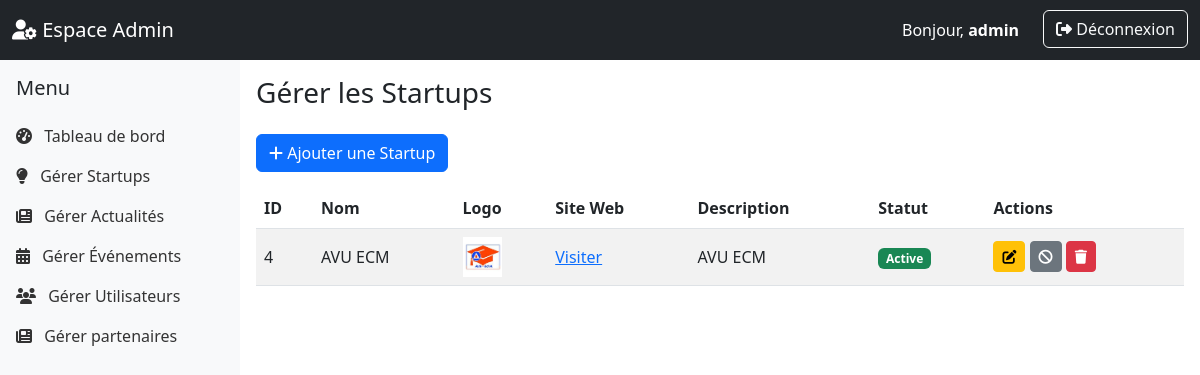
Screenshot of /admin/manage_startups.php (signed in) with the database file from the repository.
### tables this page shows
CREATE TABLE `startups` (
  `id` int NOT NULL,
  `name` varchar(100) NOT NULL,
  `description` text,
  `logo` varchar(255) DEFAULT NULL,
  `website` varchar(255) DEFAULT NULL,
  `status` enum('active','suspended') DEFAULT 'active',
  `created_at` datetime DEFAULT CURRENT_TIMESTAMP
);

### admin/manage_startups.php (the view, shortened to what this page needs)
<?php
require_once __DIR__ . '/config/database.php';
$sql = "SELECT * FROM startups ORDER BY id DESC";
$stmt = $pdo->query($sql);
$startups = $stmt->fetchAll(PDO::FETCH_ASSOC);
?>
<!DOCTYPE html>
<html lang="fr">
<head>
    <link rel="stylesheet" href="https://cdn.jsdelivr.net/npm/bootstrap@5.3.0/dist/css/bootstrap.min.css">
    <link rel="stylesheet" href="https://cdnjs.cloudflare.com/ajax/libs/font-awesome/6.4.2/css/all.min.css">
</head>
<body>
    <?php include 'components/navbar.php'; ?>
    <?php include 'components/sidebar.php'; ?>
    <div id="main-content">
        <h1 class="h3 mb-4">Gérer les Startups</h1>
        <button class="btn btn-primary mb-3" data-bs-toggle="modal" data-bs-target="#addStartupModal">
            <i class="fas fa-plus"></i> Ajouter une Startup
        </button>
        <div class="table-responsive">
            <table class="table table-striped align-middle">
                <thead>
                    <tr>
                        <th>ID</th>
                        <th>Nom</th>
                        <th>Logo</th>
                        <th>Site Web</th>
                        <th>Description</th>
                        <th>Statut</th>
                        <th>Actions</th>
                    </tr>
                </thead>
                <tbody>
                    <?php if (!empty($startups)): ?>
                        <?php foreach ($startups as $startup): ?>
                            <tr>
                                <td><?php echo $startup['id']; ?></td>
                                <td><?php echo htmlspecialchars($startup['name']); ?></td>
                                <td>
                                    <?php if (!empty($startup['logo'])): ?>
                                        <img src="./uploads/startups/<?php echo htmlspecialchars($startup['logo']); ?>" alt="Logo"
                                            style="max-height: 40px;">
                                    <?php else: ?>
                                        —
                                    <?php endif; ?>
                                </td>
                                <td>
                                    <?php if (!empty($startup['website'])): ?>
                                        <a href="<?php echo htmlspecialchars($startup['website']); ?>" target="_blank"
                                            rel="noopener noreferrer">Visiter</a>
                                    <?php else: ?>
                                        —
                                    <?php endif; ?>
                                </td>
                                <td><?php echo nl2br(htmlspecialchars($startup['description'])); ?></td>
                                <td>
                                    <?php if ($startup['status'] === 'suspended'): ?>
                                        <span class="badge bg-secondary">Suspendue</span>
                                    <?php else: ?>
                                        <span class="badge bg-success">Active</span>
                                    <?php endif; ?>
                                </td>
                                <td>
                                    <a href="#" class="btn btn-sm btn-warning"
                                        onclick="alert('Fonctionnalité Modifier à implémenter'); return false;">
                                        <i class="fa fa-edit"></i>
                                    </a>
                                    <?php if ($startup['status'] !== 'suspended'): ?>
                                        <a href="manage_startups.php?suspend=<?php echo $startup['id']; ?>"
                                            class="btn btn-sm btn-secondary"
                                            onclick="return confirm('Voulez-vous vraiment suspendre cette startup ?');">
                                            <i class="fa fa-ban"></i>
                                        </a>
                                    <?php endif; ?>
                                    <a href="manage_startups.php?delete=<?php echo $startup['id']; ?>"
                                        class="btn btn-sm btn-danger"
                                        onclick="return confirm('Voulez-vous vraiment supprimer cette startup ?');">
                                        <i class="fa fa-trash"></i>
                                    </a>
                                </td>
                            </tr>
                        <?php endforeach; ?>
                    <?php else: ?>
                        <tr>
                            <td colspan="7">Aucune startup enregistrée.</td>
                        </tr>
                    <?php endif; ?>
                </tbody>
            </table>
        </div>
    </div>
</body>
</html>

### admin/manage_startups.php (style rules this page uses)
#main-content { margin-left: 240px; margin-top: 60px; padding: 1rem; }

### admin/components/navbar.php (style rules this page uses)
#main-content { margin-left: 240px; margin-top: 60px; padding: 1rem; }

### rows the page displays
startups: id "4", name "AVU ECM", logo (picture), description "AVU ECM", status "Active"

### other values shown
$adminName "admin"
